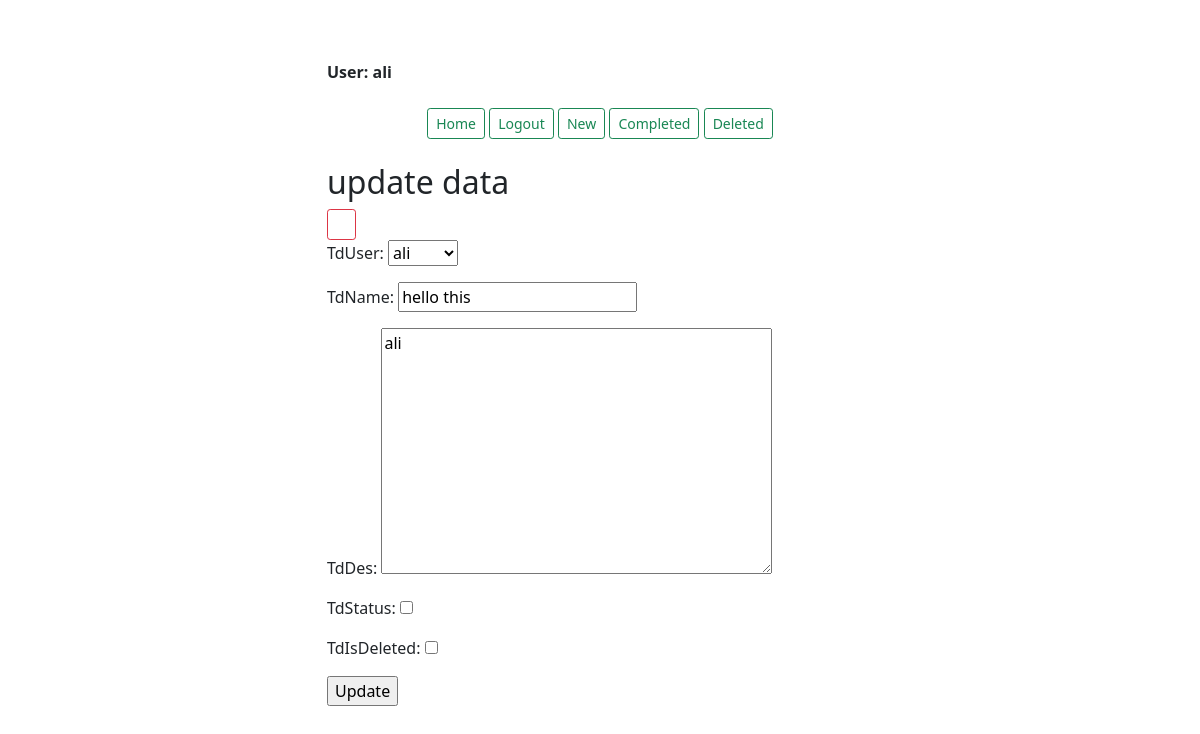
Before: /update/10/ (signed in) with the older database file.
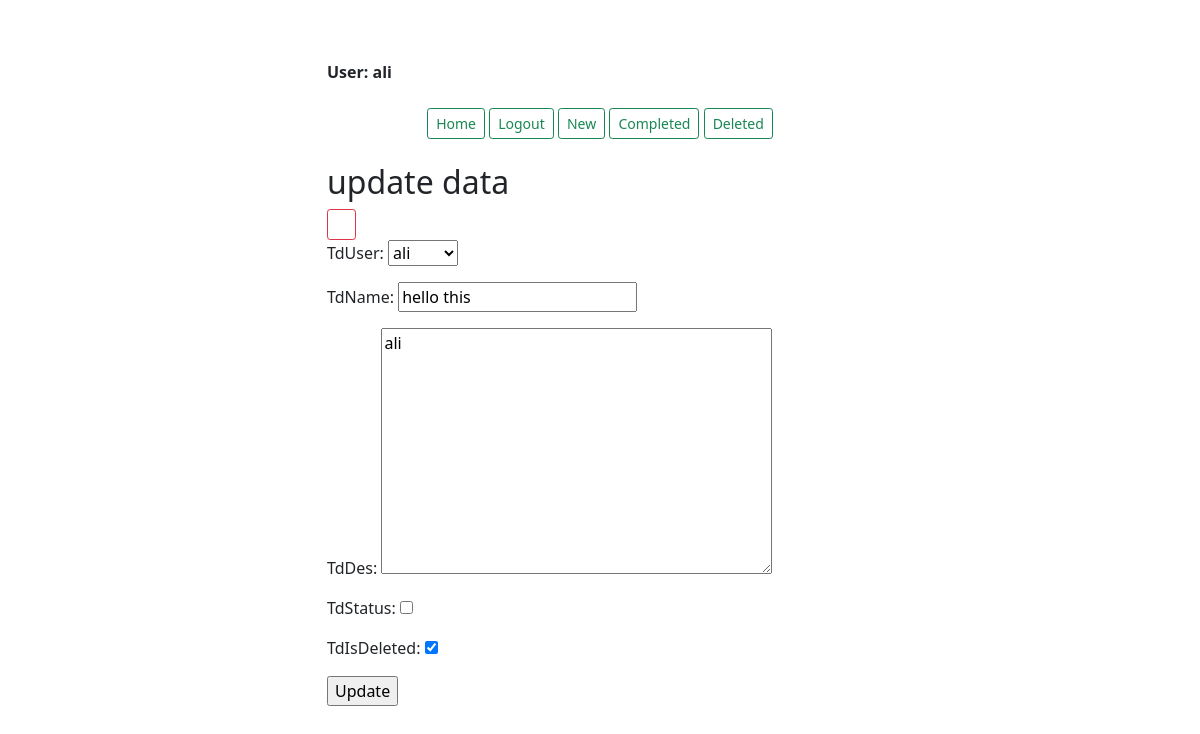
After: the same page with the newer database file.
### base/models.py (models this page shows, shortened)
class tbTodo(models.Model):
    tdUser = models.ForeignKey(User, on_delete=models.CASCADE)
    tdName =models.CharField(max_length=50)
    tdDes = models.TextField(null=True , blank=True)
    tdStatus = models.BooleanField(default=False)
    tdIsDeleted = models.BooleanField(default= False)
    tdDate = models.DateTimeField(auto_now_add=True)

### base/views.py (the view)
# urls.py: path('update/<int:pk>/',  tbTodoUpdateView.as_view(),name = 'update'),
class tbTodoUpdateView(LoginRequiredMixin, UpdateView):
    model = tbTodo
    template_name = "update.html"
    fields = '__all__'
    success_url = reverse_lazy('task')

### templates/update.html (shortened to what this page needs)
{% extends 'base.html' %}
{% block baseBlock %}
<h2> update data</h2>
<a href="{% url 'task' %}"><button type="button" class="btn btn-sm btn-outline-danger"><i class="bi bi-arrow-left"></i></button></a>
<form method='POST'>
    {{form.as_p}}
    <input type='submit' value='Update'>
</form>
{% endblock baseBlock %}

### templates/base.html
{% include 'header.html' %}
{% block baseBlock %}
{% endblock baseBlock %}
{% include 'footer.html' %}

### templates/header.html (shortened to what this page needs)
<!DOCTYPE html>
<html lang="en">
<head>
  {% load static %}
  <link href="{% static '/bootstrap/css/bootstrap.min.css' %} " rel="stylesheet">
  <link rel="stylesheet" href="{% static '/css/style_main.css' %} " >
  <link rel="stylesheet" href="{% static '/icon/font/bootstrap-icons.min.css' %}">
</head>
<body>
  <div class="container">
    <div class="row">
        <div class="col-md-6 offset-md-3">
          {% if request.user.is_authenticated %}
          <strong class="text-left">User: {{request.user}}</strong>
          <p class="text-center m-4">
                <a href="{% url 'task' %}"><button type="button" class="btn btn-sm btn-outline-success">Home</button></a>
                <a href="{% url 'logout' %}"><button type="button" class="btn btn-sm btn-outline-success">Logout</button></a>
                <a href="{% url 'create' %}"><button type="button" class="btn btn-sm btn-outline-success">New</button></a>
                <a href="{% url 'completed' %}"><button type="button" class="btn btn-sm btn-outline-success">Completed</button></a>
                <a href="{% url 'deleted' %}"><button type="button" class="btn btn-sm btn-outline-success">Deleted</button></a>
                {% else %}
                <a href="">login</a>
              {% endif %}
            </p>

### templates/footer.html (shortened to what this page needs)
            </div>
        </div>
    </div>
</body>

### static/css/style_main.css (style rules this page uses)
body { padding-top: 60px; padding-bottom: 60px; }

Changed rows visible on the page:
changed tbTodo "ali": tdIsDeleted "☐" → "☑"
